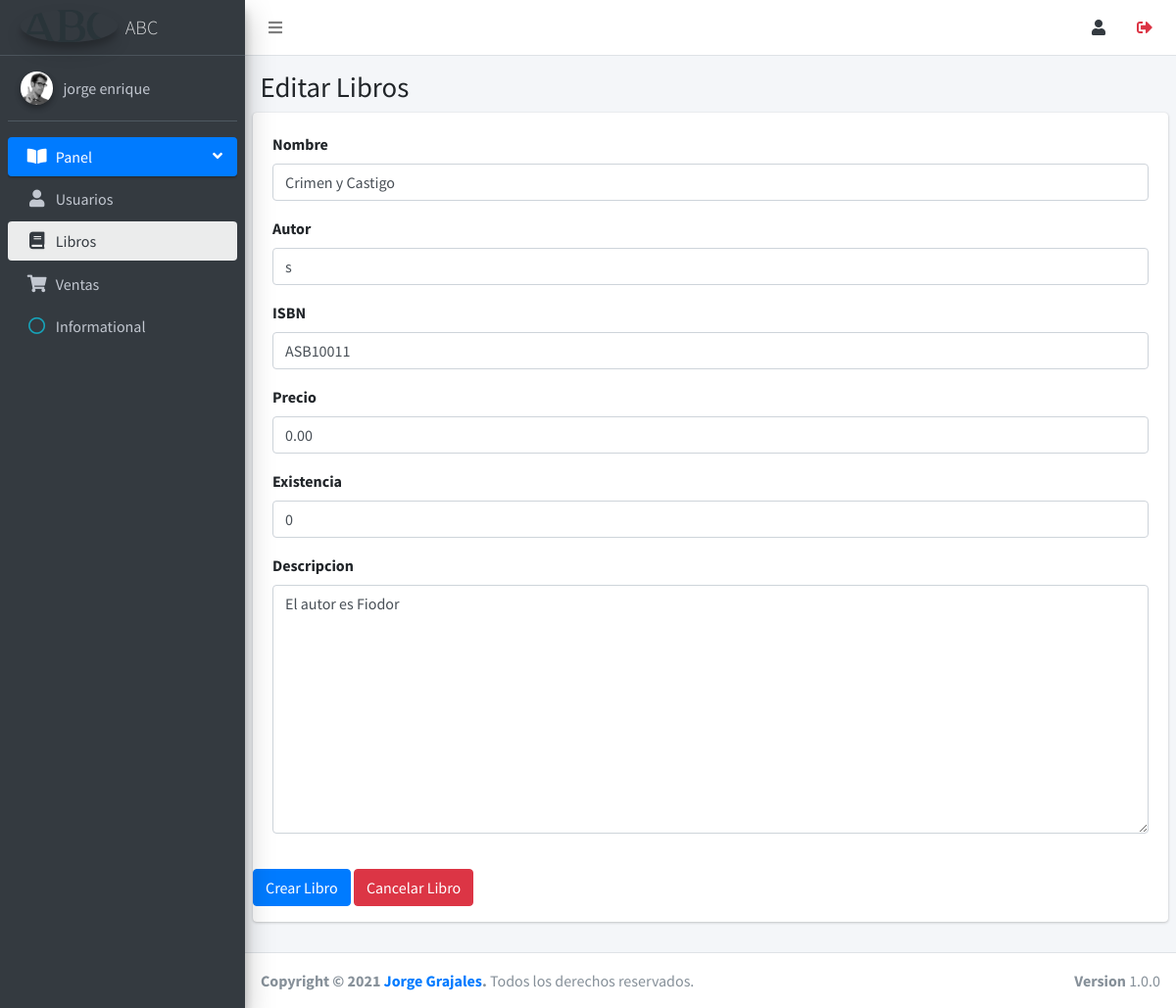
/admin/panel.php?modulo=editarLibro&idlibro=2 (signed in), run on the app's committed database.
### tables this page shows
CREATE TABLE `libro` (
  `idlibro` int(11) NOT NULL,
  `nombre` varchar(50) NOT NULL,
  `autor` varchar(50) NOT NULL,
  `isbn` varchar(50) NOT NULL,
  `precio` double(10,2) DEFAULT NULL,
  `existencia` int(11) NOT NULL,
  `descripcion` varchar(255) DEFAULT NULL
);

### admin/editarLibro.php (the view, shortened to what this page needs)
<?php
  require_once('conexion.php');
  $conn =mysqli_connect($host, $user, $pwd, $db);
       ?>
         <?php
      $idlibro= mysqli_real_escape_string($conn,$_REQUEST['idlibro']?? '');
      $sql = "SELECT idlibro, nombre, autor, isbn, precio, existencia, descripcion
      FROM libro WHERE idlibro = '".$idlibro."';";
      $result=mysqli_query($conn,$sql);
      $row=mysqli_fetch_assoc($result);
    ?>
<div class="content-wrapper">
    <div class="content-header">
      <div class="container-fluid">
        <div class="row mb-2">
          <div class="col-sm-6">
            <h1>Editar Libros</h1>
        </div>
      </div>
    </div>
        <section class="content">
            <div class="row">
            <div class="col-12">
                <div class="card">
                        <div class="card-body">
                            <form action="panel.php?modulo=editarLibro" method="post" id="editarLibro">
                            <div class="form-group">
                                <label for="Nombre">Nombre</label>
                                <input type="text" name="nombre" id="nombre" class="form-control" placeholder="Nombre" value="<?php echo $row['nombre']?>">
                            </div>
                            <div class="form-group">
                                <label for="Autor">Autor</label>
                                <input type="text" name="autor" id="autor" class="form-control" placeholder="Autor" value="<?php echo $row['autor']?>">
                            </div>
                            <div class="form-group">
                                <label for="ISBN">ISBN</label>
                                <input type="text" name="isbn" id="isbn" class="form-control" placeholder="ISBN" value="<?php echo $row['isbn']?>">
                            </div>
                            <div class="form-group">
                                <label for="Precio">Precio</label>
                                <input type="text" name="precio" id="precio" class="form-control" placeholder="Precio" value="<?php echo $row['precio']?>">
                            </div>
                            <div class="form-group">
                                <label for="Existencia">Existencia</label>
                                <input type="text" name="existencia" id="existencia" class="form-control" placeholder="Existencia" value="<?php echo $row['existencia']?>">
                            </div>
                            <div class="form-group">
                                <label for="Descripcion">Descripcion</label>
                               <textarea name="descripcion" id="descripcion" class="form-control" cols="30" rows="10" placeholder="Descripción"><?php echo $row['descripcion']?></textarea>                           </div>
                            </div>
                            <div class="form-group">
                                <button type="submit" name="guardar" class="btn btn-primary">Crear Libro</button>
                                <button type="reset"  class="btn btn-danger">Cancelar Libro</button>
                            </div>
                    </div>
            </div>
          </div>
        </div>
      </div>
  </div>

### data on the page
libro: nombre "Crimen y Castigo", autor "s", isbn "ASB10011", precio "0.00", existencia "0", descripcion "El autor es Fiodor"

### other printed values
$_SESSION['nombre'] "jorge enrique"
